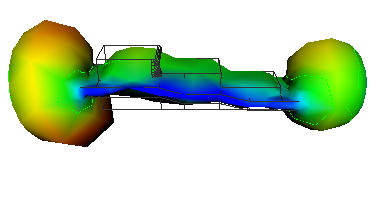

The script that drew this image:
#!/usr/bin/env python

# Read a field representing an unstructured grid via a write/read round-trip,
# then visualize a blow-molding simulation with mold wireframe, parison
# surface, and thickness contours.

import os
import tempfile

# Factory overrides
import vtkmodules.vtkInteractionStyle  # noqa: F401
import vtkmodules.vtkRenderingOpenGL2  # noqa: F401

from vtkmodules.vtkCommonCore import vtkLookupTable
from vtkmodules.vtkFiltersCore import (
    vtkConnectivityFilter,
    vtkContourFilter,
    vtkDataObjectToDataSetFilter,
    vtkDataSetToDataObjectFilter,
    vtkFieldDataToAttributeDataFilter,
    vtkPolyDataNormals,
)
from vtkmodules.vtkFiltersGeneral import vtkWarpVector
from vtkmodules.vtkFiltersGeometry import vtkGeometryFilter
from vtkmodules.vtkIOLegacy import (
    vtkDataObjectReader,
    vtkDataObjectWriter,
    vtkUnstructuredGridReader,
)
from vtkmodules.vtkRenderingCore import (
    vtkActor,
    vtkDataSetMapper,
    vtkPolyDataMapper,
    vtkRenderWindow,
    vtkRenderWindowInteractor,
    vtkRenderer,
)

# Data directory
data_dir = os.environ.get("VPE_DATA_DIR", os.path.dirname(os.path.abspath(__file__)))

# Read unstructured grid
reader = vtkUnstructuredGridReader()
reader.SetFileName(os.path.join(data_dir, "blow.vtk"))
reader.SetScalarsName("thickness9")
reader.SetVectorsName("displacement9")

# Convert to field data
ds2do = vtkDataSetToDataObjectFilter()
ds2do.SetInputConnection(reader.GetOutputPort())

# Write field to temp file
tmp_file = os.path.join(tempfile.gettempdir(), "UGridField.vtk")

field_writer = vtkDataObjectWriter()
field_writer.SetInputConnection(ds2do.GetOutputPort())
field_writer.SetFileName(tmp_file)
field_writer.Write()

# Read the field back
dor = vtkDataObjectReader()
dor.SetFileName(tmp_file)

# Convert field to unstructured grid
do2ds = vtkDataObjectToDataSetFilter()
do2ds.SetInputConnection(dor.GetOutputPort())
do2ds.SetDataSetTypeToUnstructuredGrid()
do2ds.SetPointComponent(0, "Points", 0)
do2ds.SetPointComponent(1, "Points", 1)
do2ds.SetPointComponent(2, "Points", 2)
do2ds.SetCellTypeComponent("CellTypes", 0)
do2ds.SetCellConnectivityComponent("Cells", 0)
do2ds.Update()

# Assign vectors and scalars from the field
fd2ad = vtkFieldDataToAttributeDataFilter()
fd2ad.SetInputData(do2ds.GetUnstructuredGridOutput())
fd2ad.SetInputFieldToDataObjectField()
fd2ad.SetOutputAttributeDataToPointData()
fd2ad.SetVectorComponent(0, "displacement9", 0)
fd2ad.SetVectorComponent(1, "displacement9", 1)
fd2ad.SetVectorComponent(2, "displacement9", 2)
fd2ad.SetScalarComponent(0, "thickness9", 0)
fd2ad.Update()

# Warp by displacement
warp = vtkWarpVector()
warp.SetInputData(fd2ad.GetUnstructuredGridOutput())

# Extract mold (regions 0 and 1) as wireframe
connect = vtkConnectivityFilter()
connect.SetInputConnection(warp.GetOutputPort())
connect.SetExtractionModeToSpecifiedRegions()
connect.AddSpecifiedRegion(0)
connect.AddSpecifiedRegion(1)

mold_mapper = vtkDataSetMapper()
mold_mapper.SetInputConnection(connect.GetOutputPort())
mold_mapper.ScalarVisibilityOff()

mold_actor = vtkActor()
mold_actor.SetMapper(mold_mapper)
mold_actor.GetProperty().SetColor(0.2, 0.2, 0.2)
mold_actor.GetProperty().SetRepresentationToWireframe()

# Extract parison (region 2) with normals and color by thickness
connect_2 = vtkConnectivityFilter()
connect_2.SetInputConnection(warp.GetOutputPort())
connect_2.SetExtractionModeToSpecifiedRegions()
connect_2.AddSpecifiedRegion(2)

parison = vtkGeometryFilter()
parison.SetInputConnection(connect_2.GetOutputPort())

normals = vtkPolyDataNormals()
normals.SetInputConnection(parison.GetOutputPort())
normals.SetFeatureAngle(60)

lut = vtkLookupTable()
lut.SetHueRange(0.0, 0.66667)

parison_mapper = vtkPolyDataMapper()
parison_mapper.SetInputConnection(normals.GetOutputPort())
parison_mapper.SetLookupTable(lut)
parison_mapper.SetScalarRange(0.12, 1.0)

parison_actor = vtkActor()
parison_actor.SetMapper(parison_mapper)

# Contour at thickness = 0.5
cf = vtkContourFilter()
cf.SetInputConnection(connect_2.GetOutputPort())
cf.SetValue(0, 0.5)

contour_mapper = vtkPolyDataMapper()
contour_mapper.SetInputConnection(cf.GetOutputPort())

contour_actor = vtkActor()
contour_actor.SetMapper(contour_mapper)

# Renderer
renderer = vtkRenderer()
renderer.AddActor(mold_actor)
renderer.AddActor(parison_actor)
renderer.AddActor(contour_actor)
renderer.SetBackground(1, 1, 1)

# Window
render_window = vtkRenderWindow()
render_window.AddRenderer(renderer)
render_window.SetSize(380, 200)
render_window.SetMultiSamples(0)
render_window.SetWindowName("field to ugrid")

# Scene
renderer.ResetCamera()
renderer.GetActiveCamera().Azimuth(60)
renderer.GetActiveCamera().Roll(-90)
renderer.GetActiveCamera().Dolly(2)
renderer.ResetCameraClippingRange()

# Cleanup temp file
try:
    os.remove(tmp_file)
except OSError:
    pass

# Interactor
interactor = vtkRenderWindowInteractor()
interactor.SetRenderWindow(render_window)

interactor.Initialize()
interactor.Start()
